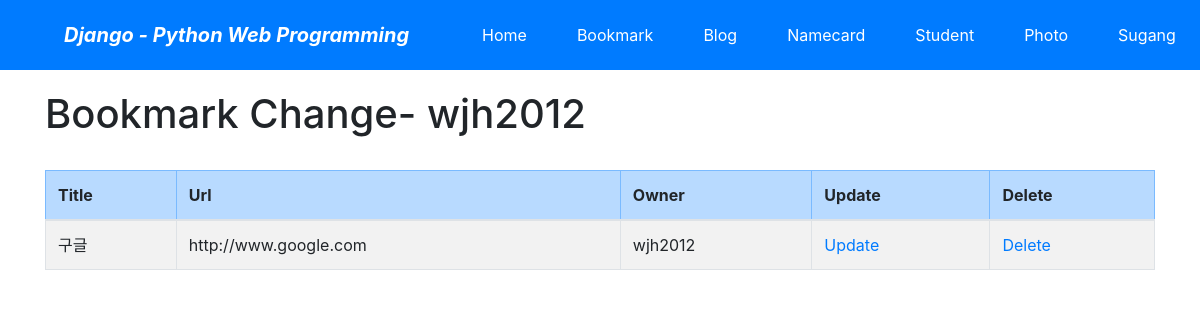
The app's page /bookmark/change/ (signed in) with its own data.
### bookmark/models.py (models this page shows, shortened)
class Bookmark(models.Model):
    title = models.CharField('TITLE', max_length=100, blank = True)
    url = models.URLField('URL',unique=True)
    owner = models.ForeignKey(User, on_delete = models.CASCADE, blank = True, null = True)

### bookmark/views.py (the view)
# urls.py: path('change/', views.BookmarkChangeLV.as_view(), name="change"),
class BookmarkChangeLV(LoginRequiredMixin, ListView):
    template_name = 'bookmark/bookmark_change_list.html'
    def get_queryset(self):
        return Bookmark.objects.filter(owner=self.request.user)

### bookmark/templates/bookmark/bookmark_change_list.html (shortened to what this page needs)
{% extends "base.html" %}
{% block content %}
    <h1>Bookmark Change- {{user}}</h1>
    <br>
    <table class="table table-bordered table-condensed table-striped">
        <thead>
            <tr class="table-primary">
                <th>Title</th>
                <th>Url</th>
                <th>Owner</th>
                <th>Update</th>
                <th>Delete</th>
            </tr>
        </thead>
        <tbody>
            {% for item in object_list %}
            <tr>
                <td>{{ item.title }}</td>
                <td>{{ item.url }}</td>
                <td>{{ item.owner }}</td>
                <td><a href="{% url 'bookmark:update' item.id %}">Update</a></td>
                <td><a href="{% url 'bookmark:delete' item.id %}">Delete</a></td>
            </tr>
            {% endfor %}
        </tbody>
    </table>
{% endblock %}

### records on screen
Bookmark: title "구글", url "http://www.google.com", owner "wjh2012"

### other values on screen
{{ user }} "wjh2012"
